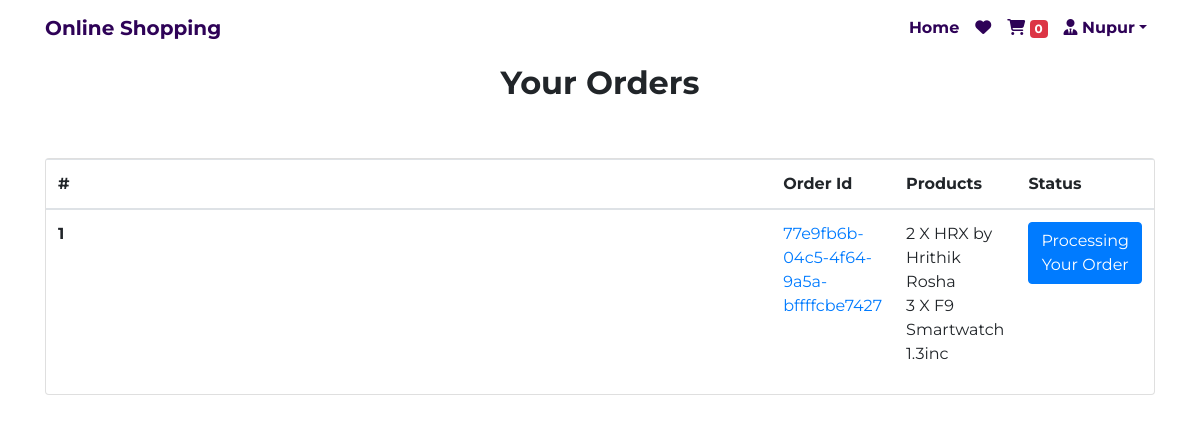
Screenshot of /payment/order/ (signed in) with the database file from the repository.
### App_Login/models.py (models this page shows, shortened)
class User(AbstractBaseUser, PermissionsMixin):
    email = models.EmailField(unique=True, null=False)
    is_staff = models.BooleanField(
        ugettext_lazy('staff status'),
        default=False,
        help_text = ugettext_lazy('Designates whether the user can log in this site')
    )
    is_active = models.BooleanField(
        ugettext_lazy('active'),
        default=True,
        help_text=ugettext_lazy('Designates whether this user should be treated as active. Unselect this instead of deleting accounts')
    )
    USERNAME_FIELD = 'email'
    objects = MyUserManager()

class Profile(models.Model):
    user = models.OneToOneField(User, on_delete=models.CASCADE, related_name='profile')
    username = models.CharField(max_length=200, null=True)
    full_name = models.CharField(max_length=300, null=True)
    address_1 = models.CharField(max_length=300, null=True)
    city = models.CharField(max_length=200, null=True)
    zipcode = models.CharField(max_length=10, null=True)
    country = models.CharField(max_length=50, null=True)
    phone = models.CharField(max_length=20, null=True)
    date_joined = models.DateTimeField(auto_now_add=True)

### App_Order/models.py (models this page shows, shortened)
class Order(models.Model):
    orderitems = models.ManyToManyField(Cart)
    user = models.ForeignKey(settings.AUTH_USER_MODEL, on_delete=models.CASCADE)
    ordered = models.BooleanField(default=False)
    created = models.DateTimeField(auto_now_add=True)
    paymentId = models.CharField(max_length=265, blank=True, null=True)
    orderId = models.CharField(max_length=200, blank=True, null=True)

class Cart(models.Model):
    user = models.ForeignKey(settings.AUTH_USER_MODEL, on_delete=models.CASCADE, related_name='cart')
    item = models.ForeignKey(Product, on_delete=models.CASCADE)
    quantity = models.IntegerField(default=1)
    purchased = models.BooleanField(default=False)
    created = models.DateTimeField(auto_now_add=True)
    updated = models.DateTimeField(auto_now_add=True)
    def __str__(self):
        return f'{self.quantity} X {self.item}'

### App_Shop/models.py (models this page shows)
class Product(models.Model):
    mainimage = models.ImageField(upload_to='Products')
    name = models.CharField(max_length=20)
    category = models.ForeignKey(Category, on_delete=models.CASCADE, related_name='category')
    preview_text = models.TextField(max_length=200, verbose_name='Preview Text')
    detail_text = models.TextField(max_length=1500, verbose_name='Description')
    price = models.FloatField()
    old_price = models.FloatField(default=0.0)
    created = models.DateTimeField(auto_now_add=True)
    def __str__(self):
        return self.name
    class Meta:
        ordering = ['-created']

### App_Payment/views.py (the view)
# urls.py: path('order/', views.order_view, name="order"),
@login_required
def order_view(request):
    try:
        orders = Order.objects.filter(user=request.user, ordered= True)
        print(orders)
        context = {"orders":orders}
    except:
        messages.warning(request,"You don't have an active status")
        return redirect("App_Shop:home")
    return render(request, "App_Payment/order.html", context)

### App_Order/templatetags/cart_tag.py (called while the page is built)
@register.filter
def cart_total(user):
    order = Order.objects.filter(user=user, ordered=False)
    if order.exists():
        return order[0].orderitems.count()
    else:
        return 0

### templates/App_Payment/order.html (shortened to what this page needs)
{% extends 'base.html' %}
{% load crispy_forms_tags %}
{% block content %}
<div class="container">
    <h2 class="text-center"><strong>Your Orders</strong></h2>
    <div class="row">
        <div class="col-md-12">
            <div class="card mt-5" style="height:auto">
                <div class="table-responsive">
                    <table class="table">
                        <thead>
                            <tr>
                                <th class="col">#</th>
                                <th class="col">Order Id</th>
                                <th class="col">Products</th>
                                <th class="col">Status</th>
                            </tr>
                        </thead>
                        <tbody>
                            {% for order in orders %}
                            <tr>
                                <th scope="row">{{forloop.counter}}</th>
                                <td><a href=#>{{order.orderId}}</a></td>
                                <td>
                                    {% for item in order.orderitems.all %}
                                        {{item}}<br>
                                    {% endfor %}
                                </td>
                                <td><span class="btn btn-primary">Processing Your Order</span></td>
                            </tr>
                            {% endfor %}
                        </tbody>
                    </table>
                </div>
            </div>
        </div>
    </div>
</div>
{% endblock content %}

### templates/navbar.html (shortened to what this page needs)
{% load cart_tag %}
<nav class="navbar navbar-expand-lg" id="navbar">
    <div class="container">
        <a class="navbar-brand font-weight-bold brand-color" href="{% url 'App_Shop:home' %}">
            Online Shopping
        </a>
        <div class="collapse navbar-collapse" id="main-nav">
            <ul class="navbar-nav ml-auto">
                <li class="nav-item">
                    <a class="nav-link" href="{% url 'App_Shop:home' %}">
                        Home
                    </a>
                </li>
                {% if request.user.is_authenticated %}
                <li class="d-none xl-block">
                    <li class="nav-item">
                        <a class="nav-link" href="#">
                            <i class="fas fa-heart"></i>
                        </a>
                    </li>
                    <li class="nav-item">
                        <a class="nav-link" href="{% url 'App_Order:cart' %}">
                            <i class="fas fa-shopping-cart"></i>
                            <span class="badge badge-danger">{{ request.user|cart_total }}</span>
                        </a>
                    </li>
                </li>
                <li class="nav-item dropdown">
                    <a class="nav-link dropdown-toggle" href="#" id="navbarDropdown" role="button" data-toggle="dropdown" aria-haspopup="true" aria-expanded="false"><i class="fas fa-user-tie"></i> {{request.user.profile.username}}</a>
                </li>
                {% endif %}
            </ul>
        </div>
    </div>
</nav>

### static/css/main.css (style rules this page uses)
body { font-family: 'Montserrat', sans-serif; }
.navbar { background-color: #fff; }
.nav-link { color: #2e0257; font-weight: bold; }
.brand-color { color: #2e0257; }

### rows the page displays
User: user|cart_total "0", user.profile.username "Nupur"
Order: orderId "77e9fb6b-04c5-4f64-9a5a-bffffcbe7427"
Cart: quantity+item "2 X HRX by Hrithik Rosha"
Cart: quantity+item "3 X F9 Smartwatch 1.3inc"
